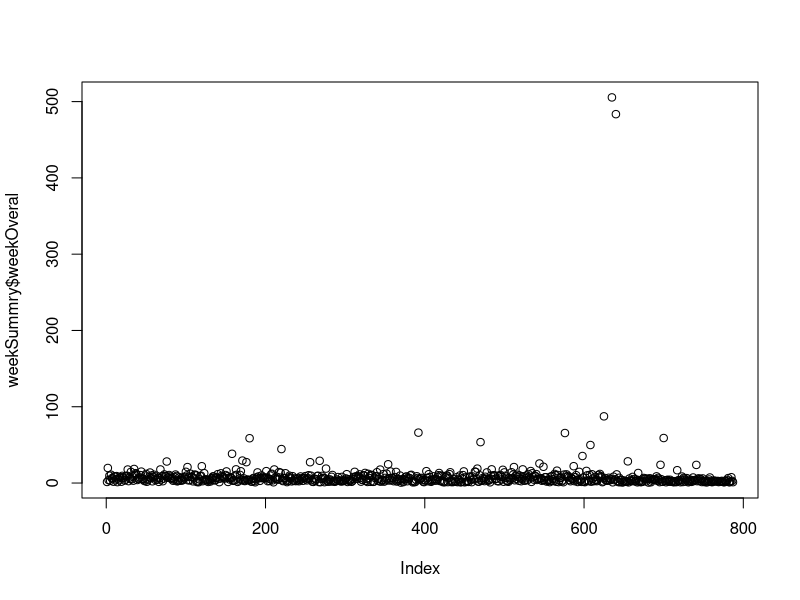
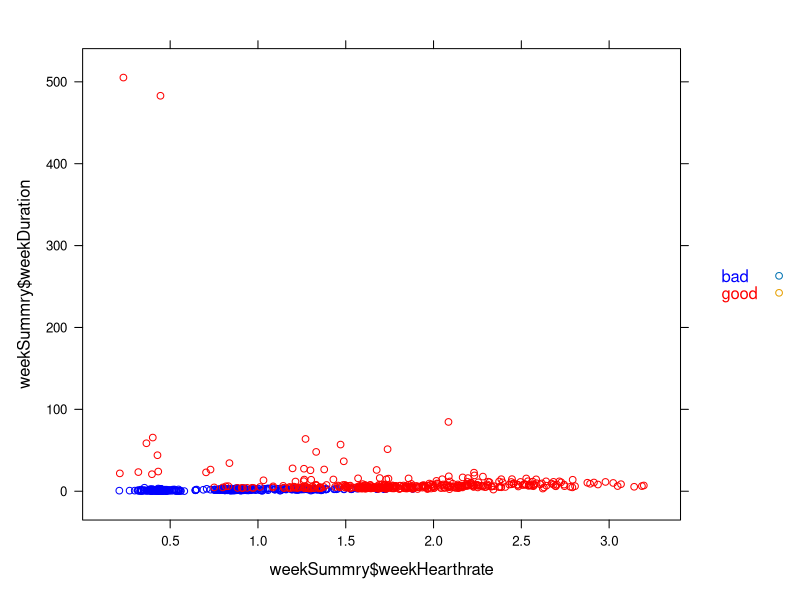

R code for these plots, in order: (Note: this script raises an error after producing the figures.)
# should set working dir
setwd("/path/to/working/dir")

weekSummry = read.csv2("ridersWeek.csv")

randomRows = function(df,n){
  return(df[sample(nrow(df),n),])
}

# enacba za izracun kulk dober je bil teden
# intensity * duration * hr (per week) / 7
summary(weekSummry)

# cleanup
weekSummry$mon_intensity = as.numeric(as.character(weekSummry$mon_intensity))
weekSummry$tue_intensity = as.numeric(as.character(weekSummry$tue_intensity))
weekSummry$wed_intensity = as.numeric(as.character(weekSummry$wed_intensity))
weekSummry$thu_intensity = as.numeric(as.character(weekSummry$thu_intensity))
weekSummry$fri_intensity = as.numeric(as.character(weekSummry$fri_intensity))
weekSummry$sat_intensity = as.numeric(as.character(weekSummry$sat_intensity))
weekSummry$sun_intensity = as.numeric(as.character(weekSummry$sun_intensity))

weekSummry$mon_duration = as.numeric(as.character(weekSummry$mon_duration))
weekSummry$tue_duration = as.numeric(as.character(weekSummry$tue_duration))
weekSummry$wed_duration = as.numeric(as.character(weekSummry$wed_duration))
weekSummry$thu_duration = as.numeric(as.character(weekSummry$thu_duration))
weekSummry$fri_duration = as.numeric(as.character(weekSummry$fri_duration))
weekSummry$sat_duration = as.numeric(as.character(weekSummry$sat_duration))
weekSummry$sun_duration = as.numeric(as.character(weekSummry$sun_duration))

weekSummry$mon_hr = as.numeric(as.character(weekSummry$mon_hr))
weekSummry$tue_hr = as.numeric(as.character(weekSummry$tue_hr))
weekSummry$wed_hr = as.numeric(as.character(weekSummry$wed_hr))
weekSummry$thu_hr = as.numeric(as.character(weekSummry$thu_hr))
weekSummry$fri_hr = as.numeric(as.character(weekSummry$fri_hr))
weekSummry$sat_hr = as.numeric(as.character(weekSummry$sat_hr))
weekSummry$sun_hr = as.numeric(as.character(weekSummry$sun_hr))

maxHr = mean( c( median(weekSummry$mon_hr), median(weekSummry$tue_hr), median(weekSummry$wed_hr), median(weekSummry$thu_hr), median(weekSummry$fri_hr), median(weekSummry$sat_hr), median(weekSummry$sun_hr) ))
maxDuration = mean( c( median(weekSummry$mon_duration), median(weekSummry$tue_duration), median(weekSummry$wed_duration), median(weekSummry$thu_duration), median(weekSummry$fri_duration), median(weekSummry$sat_duration), median(weekSummry$sun_duration) ))

weekSummry$weekIntensity = (weekSummry$mon_intensity + weekSummry$tue_intensity + weekSummry$wed_intensity + weekSummry$thu_intensity + weekSummry$fri_intensity + weekSummry$sat_intensity + weekSummry$sun_intensity) / 7 / 2
weekSummry$weekDuration = (weekSummry$mon_duration/maxDuration + weekSummry$tue_duration/maxDuration + weekSummry$wed_duration/maxDuration + weekSummry$thu_duration/maxDuration + weekSummry$fri_duration/maxDuration + weekSummry$sat_duration/maxDuration + weekSummry$sun_duration/maxDuration) / 7
weekSummry$weekHearthrate = (weekSummry$mon_hr + weekSummry$tue_hr + weekSummry$wed_hr + weekSummry$thu_hr + weekSummry$fri_hr + weekSummry$sat_hr + weekSummry$sun_hr) / 7 / maxHr
weekSummry$weekOveral = weekSummry$weekIntensity + weekSummry$weekDuration + weekSummry$weekHearthrate
medAthlete = median(weekSummry$weekOveral)
weekSummry$bestAtlethes[weekSummry$weekOveral > medAthlete] = "good"
weekSummry$bestAtlethes[weekSummry$weekOveral <= medAthlete] = "bad"

weekSummry
plot(weekSummry$weekOveral)

library(lattice)
xyplot(weekSummry$weekDuration~weekSummry$weekHearthrate, 
       col = c("blue", "red"),
       auto.key = list(TRUE, col = c("blue", "red")),
       groups = factor(weekSummry$bestAtlethes))

write.csv2(weekSummry, file = "classifiedRidersWeek.csv")

# create training sets
bestAthletesTrainingSet = weekSummry[weekSummry$weekOveral > medAthlete,]
write.csv2(bestAthletesTrainingSet, file = "bestAthletes_train.csv")
bestAthletesTestSet = randomRows(bestAthletesTrainingSet, 50)
bestAthletesTestSet1 = randomRows(weekSummry[weekSummry$weekOveral < medAthlete,], 250)
bestAthletesTestSetMerge = merge(bestAthletesTestSet, bestAthletesTestSet1, all = TRUE)
write.csv2(bestAthletesTestSetMerge, file = "bestAthletes_test.csv")

# create random test pool
randomTrainDF = randomRows(weekSummry, 400)
randomSumDF = randomRows(weekSummry, 100)
randomSumDF$bestAtlethes = ifelse(randomSumDF$bestAtlethes == "good", "bad", "good")
randomTrainDF = rbind(randomTrainDF, randomSumDF)
write.csv2(randomTestDF, file = "week_riders_random_train.csv")
randomTestDF = randomRows(weekSummry, 400)
randomTestSumDF = randomRows(weekSummry, 100)
randomTestSumDF$bestAtlethes = ifelse(randomTestSumDF$bestAtlethes == "good", "bad", "good")
randomTestDF = rbind(randomTestDF, randomTestSumDF)
write.csv2(randomTestDF, file = "week_riders_random_test.csv")

# trainig set without rider 1 and 2
bestAthletesTrainingSet$Rider = as.character(bestAthletesTrainingSet$Rider)
trainingSetWithoutR1R2 = bestAthletesTrainingSet[bestAthletesTrainingSet$Rider != "Rider1",]
trainingSetWithoutR1R2 = bestAthletesTrainingSet[bestAthletesTrainingSet$Rider != "Rider2",]
trainingSetWithoutR1R2 = bestAthletesTrainingSet[bestAthletesTrainingSet$Rider != "Rider3",]
write.csv2(trainingSetWithoutR1R2, file = "best_athletes_witout_r1_r2_r3_train.csv")
testSetWitoutR1R2 = randomRows(bestAthletesTrainingSet[bestAthletesTrainingSet$Rider == "Rider1",], 10)
testSetWitoutR1R2 = merge(testSetWitoutR1R2, randomRows(bestAthletesTrainingSet[bestAthletesTrainingSet$Rider == "Rider2",], 10), all = TRUE)
testSetWitoutR1R2 = merge(testSetWitoutR1R2, randomRows(bestAthletesTrainingSet[bestAthletesTrainingSet$Rider == "Rider3",], 20), all = TRUE)
testSetWitoutR1R2 = merge(testSetWitoutR1R2, randomRows(weekSummry[weekSummry$weekOveral < medAthlete,], 20), all = TRUE)
write.csv2(trainingSetWithoutR1R2, file = "best_athletes_witout_r1_r2_r3_test.csv")
